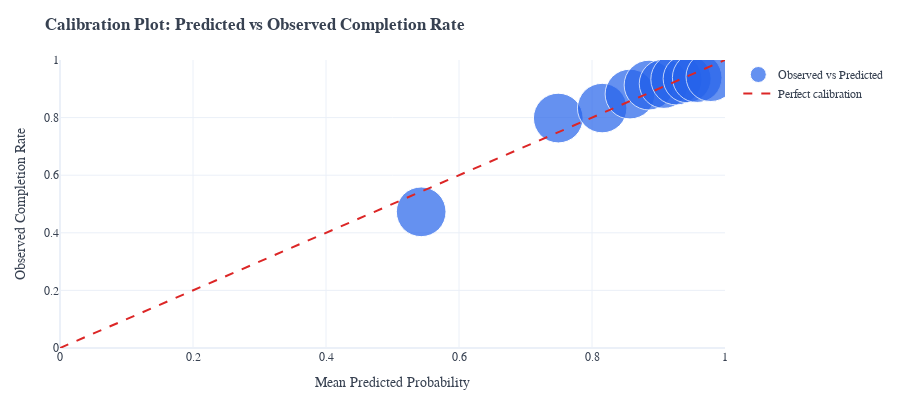

Write notebook code for a chart like this one.
### Code cell
# ============================================================
# 5.3 Goodness of Fit
# ============================================================

from sklearn.metrics import brier_score_loss
from src.analysis.viz import create_calibration_chart

display(Markdown("## 5.3 Goodness of Fit"))
display(Markdown("*Check: Are predicted probabilities well-calibrated to observed outcomes?*"))

# Create calibration bins (use qcut for equal-sized bins)
df_model['pred_prob'] = y_pred_prob
df_model['prob_bin'] = pd.qcut(df_model['pred_prob'], q=10, labels=False, duplicates='drop')

# Calculate observed vs predicted by bin
calibration_data = df_model.groupby('prob_bin', observed=False).agg(
    mean_predicted=('pred_prob', 'mean'),
    observed_rate=('is_completed', 'mean'),
    n=('study_id', 'count')
).reset_index()

# Calculate calibration bias
calibration_data['bias'] = calibration_data['observed_rate'] - calibration_data['mean_predicted']

# Plot calibration using helper
fig_calib = create_calibration_chart(calibration_data)
fig_calib.show()

# Calculate Brier score
brier_score = brier_score_loss(y_true, y_pred_prob)

# Identify systematic bias regions
max_underpredict = calibration_data['bias'].max()
max_overpredict = abs(calibration_data['bias'].min())
max_abs_bias = max(max_underpredict, abs(max_overpredict))

# Count bins with significant bias (>5pp)
n_underpredict = (calibration_data['bias'] > 0.05).sum()
n_overpredict = (calibration_data['bias'] < -0.05).sum()

display(Markdown(f"""
### Calibration Assessment

**Brier Score:** {brier_score:.3f} (lower is better; 0 = perfect, 0.25 = random)

**Interpretation:**
- **Points near diagonal line** = well-calibrated (predicted probabilities match observed rates)
- **Points above line** = model **underpredicts** completion (says 60%, actually 70%)
- **Points below line** = model **overpredicts** completion (says 70%, actually 60%)
"""))

# Show calibration table
display(Markdown("**Calibration by Decile:**"))
display(calibration_data[['mean_predicted', 'observed_rate', 'bias', 'n']].round(3))

# Dynamic assessment based on calculated bias
if max_abs_bias < 0.05:
    calibration_assessment = "Excellent calibration (max bias < 5pp)"
elif max_abs_bias < 0.10:
    calibration_assessment = f"Good calibration overall with slight systematic bias (max bias = {max_abs_bias*100:.0f}pp)"
else:
    calibration_assessment = f"Moderate calibration (max bias = {max_abs_bias*100:.0f}pp)"

# Natural language for bias counts
underpredict_text = "No deciles exceed a 5pp threshold" if n_underpredict == 0 else f"{n_underpredict} decile(s) exceed a 5pp threshold"
overpredict_text = "No deciles exceed a 5pp threshold" if n_overpredict == 0 else f"{n_overpredict} decile(s) exceed a 5pp threshold"

display(Markdown(f"""
**Assessment:** {calibration_assessment}

- **Underprediction** (observed > predicted): {underpredict_text}
- **Overprediction** (predicted > observed): {overpredict_text}
- **Maximum absolute bias:** {max_abs_bias*100:.0f} percentage points

*Note: Calibration is evaluated in-sample and reflects the current data distribution. Out-of-sample calibration
may differ and should be reassessed if the model is reused prospectively.*

**Business implications:**
Probabilities are trustworthy for **relative ranking** (high-risk vs low-risk trials).
Use caution for **absolute forecasting** — predicted probabilities may differ from true rates by up to {max_abs_bias*100:.0f}pp.

**Recommendation:**
- For **portfolio prioritization** (identify trials needing support): Use predicted probabilities directly
- For **budget forecasting** (estimate expected completions): Apply calibration correction or use observed base rates by segment
"""))

# Clean up temporary columns (keep pred_prob for downstream analysis if needed)
df_model = df_model.drop(columns=['prob_bin'], errors='ignore')

### Figure 1 — Plotly figure (JSON) as saved in the notebook; plotly's stock layout.template omitted (floating-point values rounded to 4 significant figures)
{"data": [{"customdata": [2485, 2485, 2474, 2487, 2491, 2465, 2563, 2399, 2481, 2481], "hovertemplate": "Predicted: %{x:.2f}<br>Observed: %{y:.2f}<br>n=%{customdata:,}<extra></extra>", "marker": {"color": "#2563eb", "line": {"color": "white", "width": 1}, "size": [49.7, 49.7, 49.48, 49.74, 49.82, 49.3, 51.26, 47.98, 49.62, 49.62]}, "mode": "markers", "name": "Observed vs Predicted", "type": "scatter", "x": [0.5431, 0.7493, 0.8153, 0.8571, 0.8858, 0.9081, 0.927, 0.9431, 0.9582, 0.9787], "y": [0.4728, 0.7984, 0.8331, 0.8818, 0.9129, 0.9176, 0.9329, 0.935, 0.9387, 0.942]}, {"hoverinfo": "skip", "line": {"color": "#dc2626", "dash": "dash", "width": 2}, "mode": "lines", "name": "Perfect calibration", "type": "scatter", "x": [0, 1], "y": [0, 1]}], "layout": {"font": {"color": "#374151", "family": "Arial"}, "height": 400, "margin": {"b": 50, "l": 60, "r": 40, "t": 60}, "showlegend": true, "title": {"text": "<b>Calibration Plot: Predicted vs Observed Completion Rate</b>"}, "xaxis": {"range": [0, 1], "title": {"text": "Mean Predicted Probability"}}, "yaxis": {"range": [0, 1], "title": {"text": "Observed Completion Rate"}}}}
